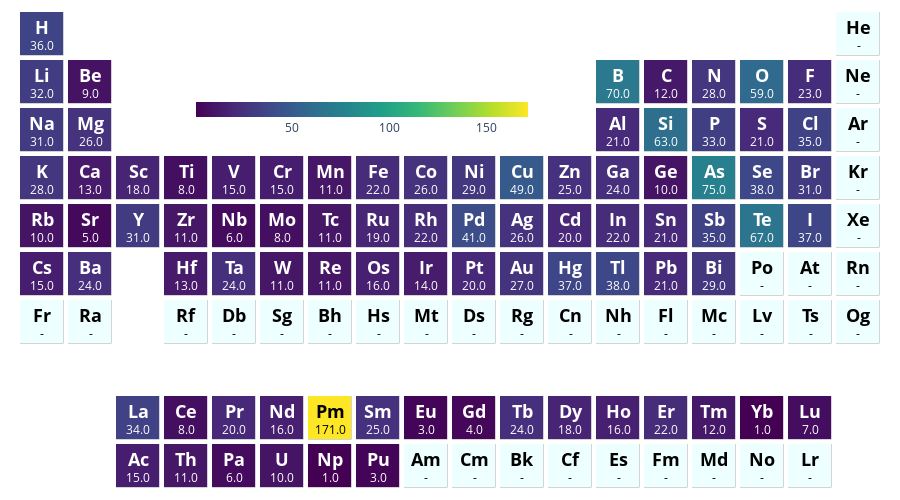

The code cell stored with this chart in its notebook:
### Code cell
ptable_heatmap_plotly(reduced_comp)

### Figure 1 — Plotly figure (JSON) as saved in the notebook; plotly's stock layout.template omitted (floating-point values rounded to 4 significant figures; data arrays with more than 128 entries replaced by an {"elided": "..."} marker saying what was removed)
{"data": [{"colorbar": {"len": 0.4, "lenmode": "fraction", "orientation": "h", "thickness": 15, "tickformat": "~s", "title": {"font": {"size": 14.4}, "side": "top"}, "x": 0.4, "y": 0.72}, "colorscale": [[0, "darkgray"], [1, "darkgray"]], "hoverinfo": "none", "showscale": false, "type": "heatmap", "xgap": 4.5, "ygap": 4.5, "z": {"elided": "10x18 float values"}}, {"colorbar": {"len": 0.4, "lenmode": "fraction", "orientation": "h", "thickness": 15, "tickformat": "~s", "title": {"font": {"size": 14.4}, "side": "top"}, "x": 0.4, "y": 0.72}, "colorscale": [[0, "#eff"], [1, "#eff"]], "hoverinfo": "none", "showscale": false, "type": "heatmap", "xgap": 5, "ygap": 5, "z": {"elided": "10x18 float values"}}, {"colorbar": {"len": 0.4, "lenmode": "fraction", "orientation": "h", "thickness": 15, "tickformat": "~s", "title": {"font": {"size": 14.4}, "side": "top"}, "x": 0.4, "y": 0.72}, "colorscale": [[0, "#440154"], [0.1111, "#482878"], [0.2222, "#3e4989"], [0.3333, "#31688e"], [0.4444, "#26828e"], [0.5556, "#1f9e89"], [0.6667, "#35b779"], [0.7778, "#6ece58"], [0.8889, "#b5de2b"], [1, "#fde725"]], "hoverinfo": "text", "reversescale": false, "showscale": true, "text": {"elided": "10x18 str values"}, "type": "heatmap", "xgap": 5, "ygap": 5, "z": {"elided": "10x18 float values"}, "zauto": false, "zmax": 171, "zmin": 1}], "layout": {"annotations": [{"font": {"color": "#000000"}, "showarrow": false, "text": "", "x": 0, "xref": "x", "y": 0, "yref": "y"}, {"font": {"color": "#000000"}, "showarrow": false, "text": "", "x": 1, "xref": "x", "y": 0, "yref": "y"}, {"font": {"color": "#FFFFFF"}, "showarrow": false, "text": "<span style='font-weight: bold; font-size: 18.0;'>Ac</span><br>15.0", "x": 2, "xref": "x", "y": 0, "yref": "y"}, {"font": {"color": "#FFFFFF"}, "showarrow": false, "text": "<span style='font-weight: bold; font-size: 18.0;'>Th</span><br>11.0", "x": 3, "xref": "x", "y": 0, "yref": "y"}, {"font": {"color": "#FFFFFF"}, "showarrow": false, "text": "<span style='font-weight: bold; font-size: 18.0;'>Pa</span><br>6.0", "x": 4, "xref": "x", "y": 0, "yref": "y"}, {"font": {"color": "#FFFFFF"}, "showarrow": false, "text": "<span style='font-weight: bold; font-size: 18.0;'>U</span><br>10.0", "x": 5, "xref": "x", "y": 0, "yref": "y"}, {"font": {"color": "#FFFFFF"}, "showarrow": false, "text": "<span style='font-weight: bold; font-size: 18.0;'>Np</span><br>1.0", "x": 6, "xref": "x", "y": 0, "yref": "y"}, {"font": {"color": "#FFFFFF"}, "showarrow": false, "text": "<span style='font-weight: bold; font-size: 18.0;'>Pu</span><br>3.0", "x": 7, "xref": "x", "y": 0, "yref": "y"}, {"font": {"color": "#000000"}, "showarrow": false, "text": "<span style='font-weight: bold; font-size: 18.0;'>Am</span><br>-", "x": 8, "xref": "x", "y": 0, "yref": "y"}, {"font": {"color": "#000000"}, "showarrow": false, "text": "<span style='font-weight: bold; font-size: 18.0;'>Cm</span><br>-", "x": 9, "xref": "x", "y": 0, "yref": "y"}, {"font": {"color": "#000000"}, "showarrow": false, "text": "<span style='font-weight: bold; font-size: 18.0;'>Bk</span><br>-", "x": 10, "xref": "x", "y": 0, "yref": "y"}, {"font": {"color": "#000000"}, "showarrow": false, "text": "<span style='font-weight: bold; font-size: 18.0;'>Cf</span><br>-", "x": 11, "xref": "x", "y": 0, "yref": "y"}, {"font": {"color": "#000000"}, "showarrow": false, "text": "<span style='font-weight: bold; font-size: 18.0;'>Es</span><br>-", "x": 12, "xref": "x", "y": 0, "yref": "y"}, {"font": {"color": "#000000"}, "showarrow": false, "text": "<span style='font-weight: bold; font-size: 18.0;'>Fm</span><br>-", "x": 13, "xref": "x", "y": 0, "yref": "y"}, {"font": {"color": "#000000"}, "showarrow": false, "text": "<span style='font-weight: bold; font-size: 18.0;'>Md</span><br>-", "x": 14, "xref": "x", "y": 0, "yref": "y"}, {"font": {"color": "#000000"}, "showarrow": false, "text": "<span style='font-weight: bold; font-size: 18.0;'>No</span><br>-", "x": 15, "xref": "x", "y": 0, "yref": "y"}, {"font": {"color": "#000000"}, "showarrow": false, "text": "<span style='font-weight: bold; font-size: 18.0;'>Lr</span><br>-", "x": 16, "xref": "x", "y": 0, "yref": "y"}, {"font": {"color": "#000000"}, "showarrow": false, "text": "", "x": 17, "xref": "x", "y": 0, "yref": "y"}, {"font": {"color": "#000000"}, "showarrow": false, "text": "", "x": 0, "xref": "x", "y": 1, "yref": "y"}, {"font": {"color": "#000000"}, "showarrow": false, "text": "", "x": 1, "xref": "x", "y": 1, "yref": "y"}, {"font": {"color": "#FFFFFF"}, "showarrow": false, "text": "<span style='font-weight: bold; font-size: 18.0;'>La</span><br>34.0", "x": 2, "xref": "x", "y": 1, "yref": "y"}, {"font": {"color": "#FFFFFF"}, "showarrow": false, "text": "<span style='font-weight: bold; font-size: 18.0;'>Ce</span><br>8.0", "x": 3, "xref": "x", "y": 1, "yref": "y"}, {"font": {"color": "#FFFFFF"}, "showarrow": false, "text": "<span style='font-weight: bold; font-size: 18.0;'>Pr</span><br>20.0", "x": 4, "xref": "x", "y": 1, "yref": "y"}, {"font": {"color": "#FFFFFF"}, "showarrow": false, "text": "<span style='font-weight: bold; font-size: 18.0;'>Nd</span><br>16.0", "x": 5, "xref": "x", "y": 1, "yref": "y"}, {"font": {"color": "#000000"}, "showarrow": false, "text": "<span style='font-weight: bold; font-size: 18.0;'>Pm</span><br>171.0", "x": 6, "xref": "x", "y": 1, "yref": "y"}, {"font": {"color": "#FFFFFF"}, "showarrow": false, "text": "<span style='font-weight: bold; font-size: 18.0;'>Sm</span><br>25.0", "x": 7, "xref": "x", "y": 1, "yref": "y"}, {"font": {"color": "#FFFFFF"}, "showarrow": false, "text": "<span style='font-weight: bold; font-size: 18.0;'>Eu</span><br>3.0", "x": 8, "xref": "x", "y": 1, "yref": "y"}, {"font": {"color": "#FFFFFF"}, "showarrow": false, "text": "<span style='font-weight: bold; font-size: 18.0;'>Gd</span><br>4.0", "x": 9, "xref": "x", "y": 1, "yref": "y"}, {"font": {"color": "#FFFFFF"}, "showarrow": false, "text": "<span style='font-weight: bold; font-size: 18.0;'>Tb</span><br>24.0", "x": 10, "xref": "x", "y": 1, "yref": "y"}, {"font": {"color": "#FFFFFF"}, "showarrow": false, "text": "<span style='font-weight: bold; font-size: 18.0;'>Dy</span><br>18.0", "x": 11, "xref": "x", "y": 1, "yref": "y"}, {"font": {"color": "#FFFFFF"}, "showarrow": false, "text": "<span style='font-weight: bold; font-size: 18.0;'>Ho</span><br>16.0", "x": 12, "xref": "x", "y": 1, "yref": "y"}, {"font": {"color": "#FFFFFF"}, "showarrow": false, "text": "<span style='font-weight: bold; font-size: 18.0;'>Er</span><br>22.0", "x": 13, "xref": "x", "y": 1, "yref": "y"}, {"font": {"color": "#FFFFFF"}, "showarrow": false, "text": "<span style='font-weight: bold; font-size: 18.0;'>Tm</span><br>12.0", "x": 14, "xref": "x", "y": 1, "yref": "y"}, {"font": {"color": "#FFFFFF"}, "showarrow": false, "text": "<span style='font-weight: bold; font-size: 18.0;'>Yb</span><br>1.0", "x": 15, "xref": "x", "y": 1, "yref": "y"}, {"font": {"color": "#FFFFFF"}, "showarrow": false, "text": "<span style='font-weight: bold; font-size: 18.0;'>Lu</span><br>7.0", "x": 16, "xref": "x", "y": 1, "yref": "y"}, {"font": {"color": "#000000"}, "showarrow": false, "text": "", "x": 17, "xref": "x", "y": 1, "yref": "y"}, {"font": {"color": "#000000"}, "showarrow": false, "text": "", "x": 0, "xref": "x", "y": 2, "yref": "y"}, {"font": {"color": "#000000"}, "showarrow": false, "text": "", "x": 1, "xref": "x", "y": 2, "yref": "y"}, {"font": {"color": "#000000"}, "showarrow": false, "text": "", "x": 2, "xref": "x", "y": 2, "yref": "y"}, {"font": {"color": "#000000"}, "showarrow": false, "text": "", "x": 3, "xref": "x", "y": 2, "yref": "y"}, {"font": {"color": "#000000"}, "showarrow": false, "text": "", "x": 4, "xref": "x", "y": 2, "yref": "y"}, {"font": {"color": "#000000"}, "showarrow": false, "text": "", "x": 5, "xref": "x", "y": 2, "yref": "y"}, {"font": {"color": "#000000"}, "showarrow": false, "text": "", "x": 6, "xref": "x", "y": 2, "yref": "y"}, {"font": {"color": "#000000"}, "showarrow": false, "text": "", "x": 7, "xref": "x", "y": 2, "yref": "y"}, {"font": {"color": "#000000"}, "showarrow": false, "text": "", "x": 8, "xref": "x", "y": 2, "yref": "y"}, {"font": {"color": "#000000"}, "showarrow": false, "text": "", "x": 9, "xref": "x", "y": 2, "yref": "y"}, {"font": {"color": "#000000"}, "showarrow": false, "text": "", "x": 10, "xref": "x", "y": 2, "yref": "y"}, {"font": {"color": "#000000"}, "showarrow": false, "text": "", "x": 11, "xref": "x", "y": 2, "yref": "y"}, {"font": {"color": "#000000"}, "showarrow": false, "text": "", "x": 12, "xref": "x", "y": 2, "yref": "y"}, {"font": {"color": "#000000"}, "showarrow": false, "text": "", "x": 13, "xref": "x", "y": 2, "yref": "y"}, {"font": {"color": "#000000"}, "showarrow": false, "text": "", "x": 14, "xref": "x", "y": 2, "yref": "y"}, {"font": {"color": "#000000"}, "showarrow": false, "text": "", "x": 15, "xref": "x", "y": 2, "yref": "y"}, {"font": {"color": "#000000"}, "showarrow": false, "text": "", "x": 16, "xref": "x", "y": 2, "yref": "y"}, {"font": {"color": "#000000"}, "showarrow": false, "text": "", "x": 17, "xref": "x", "y": 2, "yref": "y"}, {"font": {"color": "#000000"}, "showarrow": false, "text": "<span style='font-weight: bold; font-size: 18.0;'>Fr</span><br>-", "x": 0, "xref": "x", "y": 3, "yref": "y"}, {"font": {"color": "#000000"}, "showarrow": false, "text": "<span style='font-weight: bold; font-size: 18.0;'>Ra</span><br>-", "x": 1, "xref": "x", "y": 3, "yref": "y"}, {"font": {"color": "#000000"}, "showarrow": false, "text": "", "x": 2, "xref": "x", "y": 3, "yref": "y"}, {"font": {"color": "#000000"}, "showarrow": false, "text": "<span style='font-weight: bold; font-size: 18.0;'>Rf</span><br>-", "x": 3, "xref": "x", "y": 3, "yref": "y"}, {"font": {"color": "#000000"}, "showarrow": false, "text": "<span style='font-weight: bold; font-size: 18.0;'>Db</span><br>-", "x": 4, "xref": "x", "y": 3, "yref": "y"}, {"font": {"color": "#000000"}, "showarrow": false, "text": "<span style='font-weight: bold; font-size: 18.0;'>Sg</span><br>-", "x": 5, "xref": "x", "y": 3, "yref": "y"}, {"font": {"color": "#000000"}, "showarrow": false, "text": "<span style='font-weight: bold; font-size: 18.0;'>Bh</span><br>-", "x": 6, "xref": "x", "y": 3, "yref": "y"}, {"font": {"color": "#000000"}, "showarrow": false, "text": "<span style='font-weight: bold; font-size: 18.0;'>Hs</span><br>-", "x": 7, "xref": "x", "y": 3, "yref": "y"}, {"font": {"color": "#000000"}, "showarrow": false, "text": "<span style='font-weight: bold; font-size: 18.0;'>Mt</span><br>-", "x": 8, "xref": "x", "y": 3, "yref": "y"}, {"font": {"color": "#000000"}, "showarrow": false, "text": "<span style='font-weight: bold; font-size: 18.0;'>Ds</span><br>-", "x": 9, "xref": "x", "y": 3, "yref": "y"}, {"font": {"color": "#000000"}, "showarrow": false, "text": "<span style='font-weight: bold; font-size: 18.0;'>Rg</span><br>-", "x": 10, "xref": "x", "y": 3, "yref": "y"}, {"font": {"color": "#000000"}, "showarrow": false, "text": "<span style='font-weight: bold; font-size: 18.0;'>Cn</span><br>-", "x": 11, "xref": "x", "y": 3, "yref": "y"}, {"font": {"color": "#000000"}, "showarrow": false, "text": "<span style='font-weight: bold; font-size: 18.0;'>Nh</span><br>-", "x": 12, "xref": "x", "y": 3, "yref": "y"}, {"font": {"color": "#000000"}, "showarrow": false, "text": "<span style='font-weight: bold; font-size: 18.0;'>Fl</span><br>-", "x": 13, "xref": "x", "y": 3, "yref": "y"}, {"font": {"color": "#000000"}, "showarrow": false, "text": "<span style='font-weight: bold; font-size: 18.0;'>Mc</span><br>-", "x": 14, "xref": "x", "y": 3, "yref": "y"}, {"font": {"color": "#000000"}, "showarrow": false, "text": "<span style='font-weight: bold; font-size: 18.0;'>Lv</span><br>-", "x": 15, "xref": "x", "y": 3, "yref": "y"}, {"font": {"color": "#000000"}, "showarrow": false, "text": "<span style='font-weight: bold; font-size: 18.0;'>Ts</span><br>-", "x": 16, "xref": "x", "y": 3, "yref": "y"}, {"font": {"color": "#000000"}, "showarrow": false, "text": "<span style='font-weight: bold; font-size: 18.0;'>Og</span><br>-", "x": 17, "xref": "x", "y": 3, "yref": "y"}, {"font": {"color": "#FFFFFF"}, "showarrow": false, "text": "<span style='font-weight: bold; font-size: 18.0;'>Cs</span><br>15.0", "x": 0, "xref": "x", "y": 4, "yref": "y"}, {"font": {"color": "#FFFFFF"}, "showarrow": false, "text": "<span style='font-weight: bold; font-size: 18.0;'>Ba</span><br>24.0", "x": 1, "xref": "x", "y": 4, "yref": "y"}, {"font": {"color": "#000000"}, "showarrow": false, "text": "", "x": 2, "xref": "x", "y": 4, "yref": "y"}, {"font": {"color": "#FFFFFF"}, "showarrow": false, "text": "<span style='font-weight: bold; font-size: 18.0;'>Hf</span><br>13.0", "x": 3, "xref": "x", "y": 4, "yref": "y"}, {"font": {"color": "#FFFFFF"}, "showarrow": false, "text": "<span style='font-weight: bold; font-size: 18.0;'>Ta</span><br>24.0", "x": 4, "xref": "x", "y": 4, "yref": "y"}, {"font": {"color": "#FFFFFF"}, "showarrow": false, "text": "<span style='font-weight: bold; font-size: 18.0;'>W</span><br>11.0", "x": 5, "xref": "x", "y": 4, "yref": "y"}, {"font": {"color": "#FFFFFF"}, "showarrow": false, "text": "<span style='font-weight: bold; font-size: 18.0;'>Re</span><br>11.0", "x": 6, "xref": "x", "y": 4, "yref": "y"}, {"font": {"color": "#FFFFFF"}, "showarrow": false, "text": "<span style='font-weight: bold; font-size: 18.0;'>Os</span><br>16.0", "x": 7, "xref": "x", "y": 4, "yref": "y"}, {"font": {"color": "#FFFFFF"}, "showarrow": false, "text": "<span style='font-weight: bold; font-size: 18.0;'>Ir</span><br>14.0", "x": 8, "xref": "x", "y": 4, "yref": "y"}, {"font": {"color": "#FFFFFF"}, "showarrow": false, "text": "<span style='font-weight: bold; font-size: 18.0;'>Pt</span><br>20.0", "x": 9, "xref": "x", "y": 4, "yref": "y"}, {"font": {"color": "#FFFFFF"}, "showarrow": false, "text": "<span style='font-weight: bold; font-size: 18.0;'>Au</span><br>27.0", "x": 10, "xref": "x", "y": 4, "yref": "y"}, {"font": {"color": "#FFFFFF"}, "showarrow": false, "text": "<span style='font-weight: bold; font-size: 18.0;'>Hg</span><br>37.0", "x": 11, "xref": "x", "y": 4, "yref": "y"}, {"font": {"color": "#FFFFFF"}, "showarrow": false, "text": "<span style='font-weight: bold; font-size: 18.0;'>Tl</span><br>38.0", "x": 12, "xref": "x", "y": 4, "yref": "y"}, {"font": {"color": "#FFFFFF"}, "showarrow": false, "text": "<span style='font-weight: bold; font-size: 18.0;'>Pb</span><br>21.0", "x": 13, "xref": "x", "y": 4, "yref": "y"}, {"font": {"color": "#FFFFFF"}, "showarrow": false, "text": "<span style='font-weight: bold; font-size: 18.0;'>Bi</span><br>29.0", "x": 14, "xref": "x", "y": 4, "yref": "y"}, {"font": {"color": "#000000"}, "showarrow": false, "text": "<span style='font-weight: bold; font-size: 18.0;'>Po</span><br>-", "x": 15, "xref": "x", "y": 4, "yref": "y"}, {"font": {"color": "#000000"}, "showarrow": false, "text": "<span style='font-weight: bold; font-size: 18.0;'>At</span><br>-", "x": 16, "xref": "x", "y": 4, "yref": "y"}, {"font": {"color": "#000000"}, "showarrow": false, "text": "<span style='font-weight: bold; font-size: 18.0;'>Rn</span><br>-", "x": 17, "xref": "x", "y": 4, "yref": "y"}, {"font": {"color": "#FFFFFF"}, "showarrow": false, "text": "<span style='font-weight: bold; font-size: 18.0;'>Rb</span><br>10.0", "x": 0, "xref": "x", "y": 5, "yref": "y"}, {"font": {"color": "#FFFFFF"}, "showarrow": false, "text": "<span style='font-weight: bold; font-size: 18.0;'>Sr</span><br>5.0", "x": 1, "xref": "x", "y": 5, "yref": "y"}, {"font": {"color": "#FFFFFF"}, "showarrow": false, "text": "<span style='font-weight: bold; font-size: 18.0;'>Y</span><br>31.0", "x": 2, "xref": "x", "y": 5, "yref": "y"}, {"font": {"color": "#FFFFFF"}, "showarrow": false, "text": "<span style='font-weight: bold; font-size: 18.0;'>Zr</span><br>11.0", "x": 3, "xref": "x", "y": 5, "yref": "y"}, {"font": {"color": "#FFFFFF"}, "showarrow": false, "text": "<span style='font-weight: bold; font-size: 18.0;'>Nb</span><br>6.0", "x": 4, "xref": "x", "y": 5, "yref": "y"}, {"font": {"color": "#FFFFFF"}, "showarrow": false, "text": "<span style='font-weight: bold; font-size: 18.0;'>Mo</span><br>8.0", "x": 5, "xref": "x", "y": 5, "yref": "y"}, {"font": {"color": "#FFFFFF"}, "showarrow": false, "text": "<span style='font-weight: bold; font-size: 18.0;'>Tc</span><br>11.0", "x": 6, "xref": "x", "y": 5, "yref": "y"}, {"font": {"color": "#FFFFFF"}, "showarrow": false, "text": "<span style='font-weight: bold; font-size: 18.0;'>Ru</span><br>19.0", "x": 7, "xref": "x", "y": 5, "yref": "y"}, {"font": {"color": "#FFFFFF"}, "showarrow": false, "text": "<span style='font-weight: bold; font-size: 18.0;'>Rh</span><br>22.0", "x": 8, "xref": "x", "y": 5, "yref": "y"}, {"font": {"color": "#FFFFFF"}, "showarrow": false, "text": "<span style='font-weight: bold; font-size: 18.0;'>Pd</span><br>41.0", "x": 9, "xref": "x", "y": 5, "yref": "y"}, {"font": {"color": "#FFFFFF"}, "showarrow": false, "text": "<span style='font-weight: bold; font-size: 18.0;'>Ag</span><br>26.0", "x": 10, "xref": "x", "y": 5, "yref": "y"}, {"font": {"color": "#FFFFFF"}, "showarrow": false, "text": "<span style='font-weight: bold; font-size: 18.0;'>Cd</span><br>20.0", "x": 11, "xref": "x", "y": 5, "yref": "y"}, {"font": {"color": "#FFFFFF"}, "showarrow": false, "text": "<span style='font-weight: bold; font-size: 18.0;'>In</span><br>22.0", "x": 12, "xref": "x", "y": 5, "yref": "y"}, {"font": {"color": "#FFFFFF"}, "showarrow": false, "text": "<span style='font-weight: bold; font-size: 18.0;'>Sn</span><br>21.0", "x": 13, "xref": "x", "y": 5, "yref": "y"}, {"font": {"color": "#FFFFFF"}, "showarrow": false, "text": "<span style='font-weight: bold; font-size: 18.0;'>Sb</span><br>35.0", "x": 14, "xref": "x", "y": 5, "yref": "y"}, {"font": {"color": "#FFFFFF"}, "showarrow": false, "text": "<span style='font-weight: bold; font-size: 18.0;'>Te</span><br>67.0", "x": 15, "xref": "x", "y": 5, "yref": "y"}, {"font": {"color": "#FFFFFF"}, "showarrow": false, "text": "<span style='font-weight: bold; font-size: 18.0;'>I</span><br>37.0", "x": 16, "xref": "x", "y": 5, "yref": "y"}, {"font": {"color": "#000000"}, "showarrow": false, "text": "<span style='font-weight: bold; font-size: 18.0;'>Xe</span><br>-", "x": 17, "xref": "x", "y": 5, "yref": "y"}, {"font": {"color": "#FFFFFF"}, "showarrow": false, "text": "<span style='font-weight: bold; font-size: 18.0;'>K</span><br>28.0", "x": 0, "xref": "x", "y": 6, "yref": "y"}, {"font": {"color": "#FFFFFF"}, "showarrow": false, "text": "<span style='font-weight: bold; font-size: 18.0;'>Ca</span><br>13.0", "x": 1, "xref": "x", "y": 6, "yref": "y"}, {"font": {"color": "#FFFFFF"}, "showarrow": false, "text": "<span style='font-weight: bold; font-size: 18.0;'>Sc</span><br>18.0", "x": 2, "xref": "x", "y": 6, "yref": "y"}, {"font": {"color": "#FFFFFF"}, "showarrow": false, "text": "<span style='font-weight: bold; font-size: 18.0;'>Ti</span><br>8.0", "x": 3, "xref": "x", "y": 6, "yref": "y"}, {"font": {"color": "#FFFFFF"}, "showarrow": false, "text": "<span style='font-weight: bold; font-size: 18.0;'>V</span><br>15.0", "x": 4, "xref": "x", "y": 6, "yref": "y"}, {"font": {"color": "#FFFFFF"}, "showarrow": false, "text": "<span style='font-weight: bold; font-size: 18.0;'>Cr</span><br>15.0", "x": 5, "xref": "x", "y": 6, "yref": "y"}, {"font": {"color": "#FFFFFF"}, "showarrow": false, "text": "<span style='font-weight: bold; font-size: 18.0;'>Mn</span><br>11.0", "x": 6, "xref": "x", "y": 6, "yref": "y"}, {"font": {"color": "#FFFFFF"}, "showarrow": false, "text": "<span style='font-weight: bold; font-size: 18.0;'>Fe</span><br>22.0", "x": 7, "xref": "x", "y": 6, "yref": "y"}, {"font": {"color": "#FFFFFF"}, "showarrow": false, "text": "<span style='font-weight: bold; font-size: 18.0;'>Co</span><br>26.0", "x": 8, "xref": "x", "y": 6, "yref": "y"}, {"font": {"color": "#FFFFFF"}, "showarrow": false, "text": "<span style='font-weight: bold; font-size: 18.0;'>Ni</span><br>29.0", "x": 9, "xref": "x", "y": 6, "yref": "y"}, {"font": {"color": "#FFFFFF"}, "showarrow": false, "text": "<span style='font-weight: bold; font-size: 18.0;'>Cu</span><br>49.0", "x": 10, "xref": "x", "y": 6, "yref": "y"}, {"font": {"color": "#FFFFFF"}, "showarrow": false, "text": "<span style='font-weight: bold; font-size: 18.0;'>Zn</span><br>25.0", "x": 11, "xref": "x", "y": 6, "yref": "y"}, {"font": {"color": "#FFFFFF"}, "showarrow": false, "text": "<span style='font-weight: bold; font-size: 18.0;'>Ga</span><br>24.0", "x": 12, "xref": "x", "y": 6, "yref": "y"}, {"font": {"color": "#FFFFFF"}, "showarrow": false, "text": "<span style='font-weight: bold; font-size: 18.0;'>Ge</span><br>10.0", "x": 13, "xref": "x", "y": 6, "yref": "y"}, {"font": {"color": "#FFFFFF"}, "showarrow": false, "text": "<span style='font-weight: bold; font-size: 18.0;'>As</span><br>75.0", "x": 14, "xref": "x", "y": 6, "yref": "y"}, {"font": {"color": "#FFFFFF"}, "showarrow": false, "text": "<span style='font-weight: bold; font-size: 18.0;'>Se</span><br>38.0", "x": 15, "xref": "x", "y": 6, "yref": "y"}, {"font": {"color": "#FFFFFF"}, "showarrow": false, "text": "<span style='font-weight: bold; font-size: 18.0;'>Br</span><br>31.0", "x": 16, "xref": "x", "y": 6, "yref": "y"}, {"font": {"color": "#000000"}, "showarrow": false, "text": "<span style='font-weight: bold; font-size: 18.0;'>Kr</span><br>-", "x": 17, "xref": "x", "y": 6, "yref": "y"}, {"font": {"color": "#FFFFFF"}, "showarrow": false, "text": "<span style='font-weight: bold; font-size: 18.0;'>Na</span><br>31.0", "x": 0, "xref": "x", "y": 7, "yref": "y"}, {"font": {"color": "#FFFFFF"}, "showarrow": false, "text": "<span style='font-weight: bold; font-size: 18.0;'>Mg</span><br>26.0", "x": 1, "xref": "x", "y": 7, "yref": "y"}, {"font": {"color": "#000000"}, "showarrow": false, "text": "", "x": 2, "xref": "x", "y": 7, "yref": "y"}, {"font": {"color": "#000000"}, "showarrow": false, "text": "", "x": 3, "xref": "x", "y": 7, "yref": "y"}, {"font": {"color": "#000000"}, "showarrow": false, "text": "", "x": 4, "xref": "x", "y": 7, "yref": "y"}, {"font": {"color": "#000000"}, "showarrow": false, "text": "", "x": 5, "xref": "x", "y": 7, "yref": "y"}, {"font": {"color": "#000000"}, "showarrow": false, "text": "", "x": 6, "xref": "x", "y": 7, "yref": "y"}, {"font": {"color": "#000000"}, "showarrow": false, "text": "", "x": 7, "xref": "x", "y": 7, "yref": "y"}, {"font": {"color": "#000000"}, "showarrow": false, "text": "", "x": 8, "xref": "x", "y": 7, "yref": "y"}, {"font": {"color": "#000000"}, "showarrow": false, "text": "", "x": 9, "xref": "x", "y": 7, "yref": "y"}, {"font": {"color": "#000000"}, "showarrow": false, "text": "", "x": 10, "xref": "x", "y": 7, "yref": "y"}, {"font": {"color": "#000000"}, "showarrow": false, "text": "", "x": 11, "xref": "x", "y": 7, "yref": "y"}, {"font": {"color": "#FFFFFF"}, "showarrow": false, "text": "<span style='font-weight: bold; font-size: 18.0;'>Al</span><br>21.0", "x": 12, "xref": "x", "y": 7, "yref": "y"}, {"font": {"color": "#FFFFFF"}, "showarrow": false, "text": "<span style='font-weight: bold; font-size: 18.0;'>Si</span><br>63.0", "x": 13, "xref": "x", "y": 7, "yref": "y"}, {"font": {"color": "#FFFFFF"}, "showarrow": false, "text": "<span style='font-weight: bold; font-size: 18.0;'>P</span><br>33.0", "x": 14, "xref": "x", "y": 7, "yref": "y"}, {"font": {"color": "#FFFFFF"}, "showarrow": false, "text": "<span style='font-weight: bold; font-size: 18.0;'>S</span><br>21.0", "x": 15, "xref": "x", "y": 7, "yref": "y"}, {"font": {"color": "#FFFFFF"}, "showarrow": false, "text": "<span style='font-weight: bold; font-size: 18.0;'>Cl</span><br>35.0", "x": 16, "xref": "x", "y": 7, "yref": "y"}, {"font": {"color": "#000000"}, "showarrow": false, "text": "<span style='font-weight: bold; font-size: 18.0;'>Ar</span><br>-", "x": 17, "xref": "x", "y": 7, "yref": "y"}, {"font": {"color": "#FFFFFF"}, "showarrow": false, "text": "<span style='font-weight: bold; font-size: 18.0;'>Li</span><br>32.0", "x": 0, "xref": "x", "y": 8, "yref": "y"}, {"font": {"color": "#FFFFFF"}, "showarrow": false, "text": "<span style='font-weight: bold; font-size: 18.0;'>Be</span><br>9.0", "x": 1, "xref": "x", "y": 8, "yref": "y"}, {"font": {"color": "#000000"}, "showarrow": false, "text": "", "x": 2, "xref": "x", "y": 8, "yref": "y"}, {"font": {"color": "#000000"}, "showarrow": false, "text": "", "x": 3, "xref": "x", "y": 8, "yref": "y"}, {"font": {"color": "#000000"}, "showarrow": false, "text": "", "x": 4, "xref": "x", "y": 8, "yref": "y"}, {"font": {"color": "#000000"}, "showarrow": false, "text": "", "x": 5, "xref": "x", "y": 8, "yref": "y"}, {"font": {"color": "#000000"}, "showarrow": false, "text": "", "x": 6, "xref": "x", "y": 8, "yref": "y"}, {"font": {"color": "#000000"}, "showarrow": false, "text": "", "x": 7, "xref": "x", "y": 8, "yref": "y"}, {"font": {"color": "#000000"}, "showarrow": false, "text": "", "x": 8, "xref": "x", "y": 8, "yref": "y"}, {"font": {"color": "#000000"}, "showarrow": false, "text": "", "x": 9, "xref": "x", "y": 8, "yref": "y"}, {"font": {"color": "#000000"}, "showarrow": false, "text": "", "x": 10, "xref": "x", "y": 8, "yref": "y"}, {"font": {"color": "#000000"}, "showarrow": false, "text": "", "x": 11, "xref": "x", "y": 8, "yref": "y"}, {"font": {"color": "#FFFFFF"}, "showarrow": false, "text": "<span style='font-weight: bold; font-size: 18.0;'>B</span><br>70.0", "x": 12, "xref": "x", "y": 8, "yref": "y"}, {"font": {"color": "#FFFFFF"}, "showarrow": false, "text": "<span style='font-weight: bold; font-size: 18.0;'>C</span><br>12.0", "x": 13, "xref": "x", "y": 8, "yref": "y"}, {"font": {"color": "#FFFFFF"}, "showarrow": false, "text": "<span style='font-weight: bold; font-size: 18.0;'>N</span><br>28.0", "x": 14, "xref": "x", "y": 8, "yref": "y"}, {"font": {"color": "#FFFFFF"}, "showarrow": false, "text": "<span style='font-weight: bold; font-size: 18.0;'>O</span><br>59.0", "x": 15, "xref": "x", "y": 8, "yref": "y"}, {"font": {"color": "#FFFFFF"}, "showarrow": false, "text": "<span style='font-weight: bold; font-size: 18.0;'>F</span><br>23.0", "x": 16, "xref": "x", "y": 8, "yref": "y"}, {"font": {"color": "#000000"}, "showarrow": false, "text": "<span style='font-weight: bold; font-size: 18.0;'>Ne</span><br>-", "x": 17, "xref": "x", "y": 8, "yref": "y"}, {"font": {"color": "#FFFFFF"}, "showarrow": false, "text": "<span style='font-weight: bold; font-size: 18.0;'>H</span><br>36.0", "x": 0, "xref": "x", "y": 9, "yref": "y"}, {"font": {"color": "#000000"}, "showarrow": false, "text": "", "x": 1, "xref": "x", "y": 9, "yref": "y"}, {"font": {"color": "#000000"}, "showarrow": false, "text": "", "x": 2, "xref": "x", "y": 9, "yref": "y"}, {"font": {"color": "#000000"}, "showarrow": false, "text": "", "x": 3, "xref": "x", "y": 9, "yref": "y"}, {"font": {"color": "#000000"}, "showarrow": false, "text": "", "x": 4, "xref": "x", "y": 9, "yref": "y"}, {"font": {"color": "#000000"}, "showarrow": false, "text": "", "x": 5, "xref": "x", "y": 9, "yref": "y"}, {"font": {"color": "#000000"}, "showarrow": false, "text": "", "x": 6, "xref": "x", "y": 9, "yref": "y"}, {"font": {"color": "#000000"}, "showarrow": false, "text": "", "x": 7, "xref": "x", "y": 9, "yref": "y"}, {"font": {"color": "#000000"}, "showarrow": false, "text": "", "x": 8, "xref": "x", "y": 9, "yref": "y"}, {"font": {"color": "#000000"}, "showarrow": false, "text": "", "x": 9, "xref": "x", "y": 9, "yref": "y"}, {"font": {"color": "#000000"}, "showarrow": false, "text": "", "x": 10, "xref": "x", "y": 9, "yref": "y"}, {"font": {"color": "#000000"}, "showarrow": false, "text": "", "x": 11, "xref": "x", "y": 9, "yref": "y"}, {"font": {"color": "#000000"}, "showarrow": false, "text": "", "x": 12, "xref": "x", "y": 9, "yref": "y"}, {"font": {"color": "#000000"}, "showarrow": false, "text": "", "x": 13, "xref": "x", "y": 9, "yref": "y"}, {"font": {"color": "#000000"}, "showarrow": false, "text": "", "x": 14, "xref": "x", "y": 9, "yref": "y"}, {"font": {"color": "#000000"}, "showarrow": false, "text": "", "x": 15, "xref": "x", "y": 9, "yref": "y"}, {"font": {"color": "#000000"}, "showarrow": false, "text": "", "x": 16, "xref": "x", "y": 9, "yref": "y"}, {"font": {"color": "#000000"}, "showarrow": false, "text": "<span style='font-weight: bold; font-size: 18.0;'>He</span><br>-", "x": 17, "xref": "x", "y": 9, "yref": "y"}], "font": {"size": 12}, "height": 500, "margin": {"b": 10, "l": 10, "pad": 10, "r": 10, "t": 10}, "plot_bgcolor": "rgba(0, 0, 0, 0)", "title": {"x": 0.4, "y": 0.95}, "width": 900, "xaxis": {"gridcolor": "rgb(0, 0, 0)", "showgrid": false, "showticklabels": false, "side": "top", "ticks": "", "zeroline": false}, "yaxis": {"scaleanchor": "x", "showgrid": false, "showticklabels": false, "ticks": "", "ticksuffix": "  ", "zeroline": false}}}
